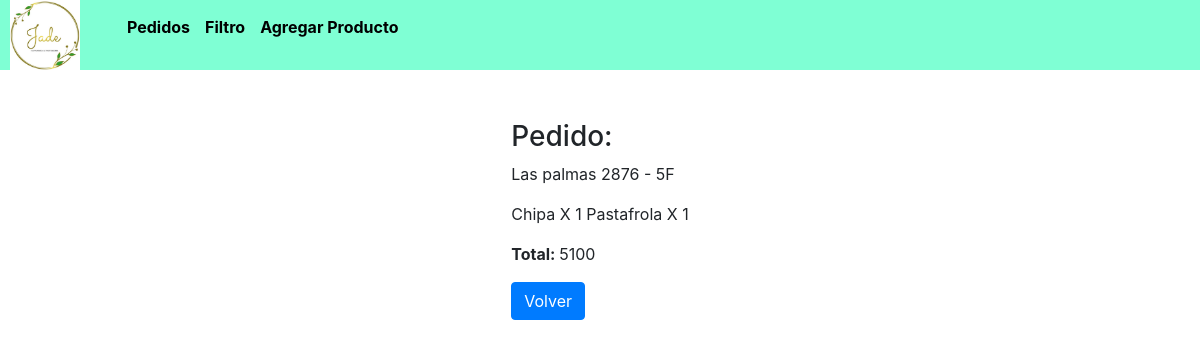
The app's page /ultimo_producto/, older data.
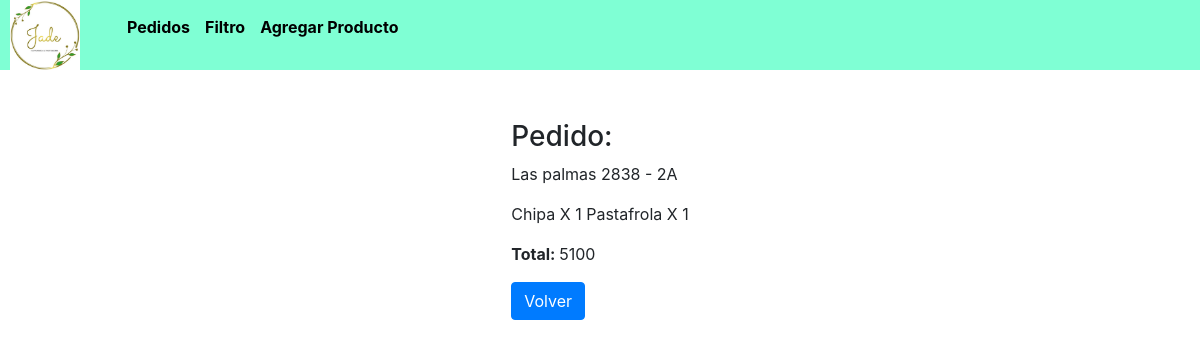
The same page, newer data.
### Jade/models.py (models this page shows, shortened)
class Ventas(models.Model):
    direccion = models.CharField(max_length=100, choices=DIRECIONES, default='Perro')
    direccion_personalizada = models.CharField(
        max_length=100,
        blank=True,
        null=True  # Permitir que sea nulo si no se usa
    )
    piso = models.SmallIntegerField()
    departamento = models.CharField(max_length=1)
    descripcion = models.TextField(max_length=100)
    total = models.IntegerField()
    fecha = models.DateField(default=datetime.now)

### Jade/views.py (the view)
# urls.py: path('ultimo_producto/', ultimo_producto, name='ultimo_producto'),
def ultimo_producto(request):
    producto = Ventas.objects.latest('id')
    return render(request, "ultimoProducto.html" ,{"producto" : producto})

### templates/ultimoProducto.html
{% extends "index.html" %}
{% block Content %}
<div class="contenedor">
    <div class="pedido">
        <h3>Pedido:</h3>
        <p>{{producto.direccion}} - {% if producto.direccion_personalizada %} {{producto.direccion_personalizada}}{% endif %}  {{producto.piso}}{{producto.departamento}}</p>
        <p>{{producto.descripcion}}</p>
        <p><strong>Total: </strong>{{producto.total}}</p>
        <a class="btn btn-primary" href={% url "productos" %}>Volver</a>
    </div>
</div>
{% endblock Content %}

### templates/index.html (shortened to what this page needs)
<!DOCTYPE html>
<html lang="en">
    {% load static %}
<head>
    <link href="https://cdn.jsdelivr.net/npm/bootstrap@5.3.3/dist/css/bootstrap.min.css" rel="stylesheet">
    <link rel="stylesheet" href="https://cdnjs.cloudflare.com/ajax/libs/twitter-bootstrap/4.6.0/css/bootstrap.min.css">
    <link rel="stylesheet" href="{% static "Jade/css/style.css" %}">
    <link rel="stylesheet" href="https://cdnjs.cloudflare.com/ajax/libs/bootstrap-datepicker/1.9.0/css/bootstrap-datepicker.min.css">
</head>
<body>
    <nav>
        <div class="jadeImg">
            <img src="{%static 'Jade/img/jade.png'%}" alt="" srcset="" width="70px" heigth="70px">
        </div>
        <ul>
            <li><a href="{% url "productos" %}">Pedidos</a></li>
            <li><a href="{% url "filtro" %}">Filtro</a></li>
            <li><a href="{% url "agregar" %}">Agregar Producto</a></li>
        </ul>
    </nav>
    {% block Content %}
    {% endblock Content %}
</body>
</html>

### Jade/static/Jade/css/style.css (style rules this page uses)
* { margin: 0; padding: 0; box-sizing: border-box; }
.contenedor { display: flex; width: 100%; flex-direction: column; margin: 0 auto; align-items: center; }
nav { display: flex; align-items: center; width: 100%; height: 70px; background-color: aquamarine; margin-bottom: 50px; }
.jadeImg { margin-left: 10px; }
a { text-decoration: none; color: black; font-weight: bold; }
li { list-style: none; margin-left: 15px; }
ul { display: flex; }
.pedido { display: flex; flex-direction: column; justify-content: flex-start; align-items: flex-start; }

Row changes from the older to the newer data that the page shows:
no longer on this page (row unchanged): Ventas: direccion "Las palmas 2876", piso "5", departamento "F", descripcion "Chipa X 1 Pastafrola X 1", total "5100"
added Ventas: direccion "Las palmas 2838", piso "2", departamento "A", descripcion "Chipa X 1 Pastafrola X 1", total "5100"
